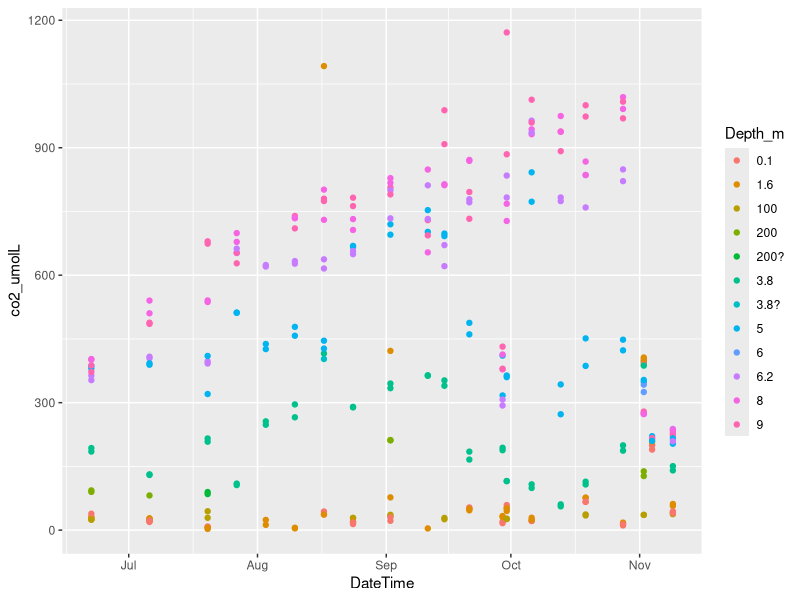
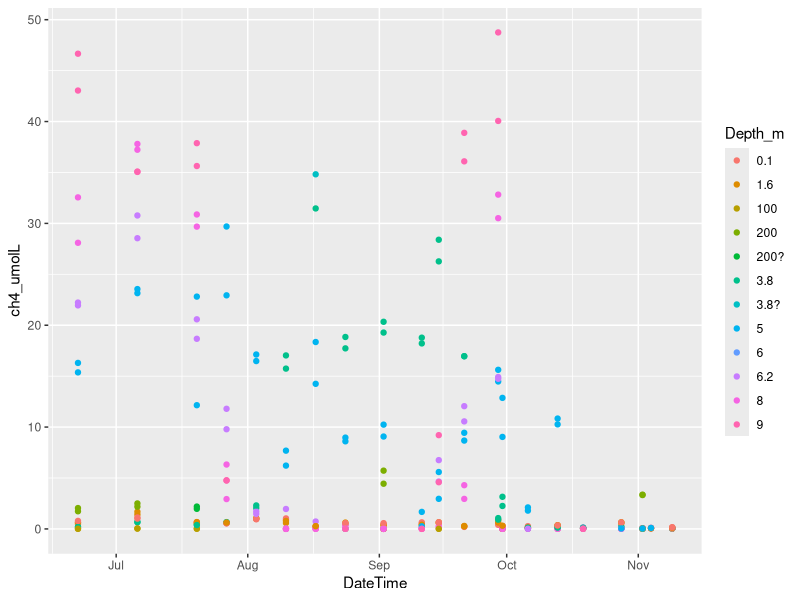

Here is the R script that generated these plots, in order:
## ---- chunk 1
knitr::opts_chunk$set(echo = TRUE)
library(tidyverse)
library(readxl)
## ---- chunk 2
ghgs <- read_excel("../GHG_MEGA_GC_SHEET_EXCEL_2020.xlsx", sheet = 2, skip = 6)

colnames(ghgs)[1:4] <- c("DateTime","Depth_m","Reservoir","Rep")
colnames(ghgs)[13:14] <- c("ch4_umolL","co2_umolL")
ghgs=ghgs%>%
  select(DateTime,Depth_m,Reservoir,Rep,ch4_umolL,co2_umolL)

ghgs%>%
  filter(Reservoir == "FCR")%>%
  ggplot(aes(x = DateTime, y = co2_umolL, color = Depth_m))+
  geom_point()

ghgs%>%
  filter(Reservoir == "FCR")%>%
  ggplot(aes(x = DateTime, y = ch4_umolL, color = Depth_m))+
  geom_point()
